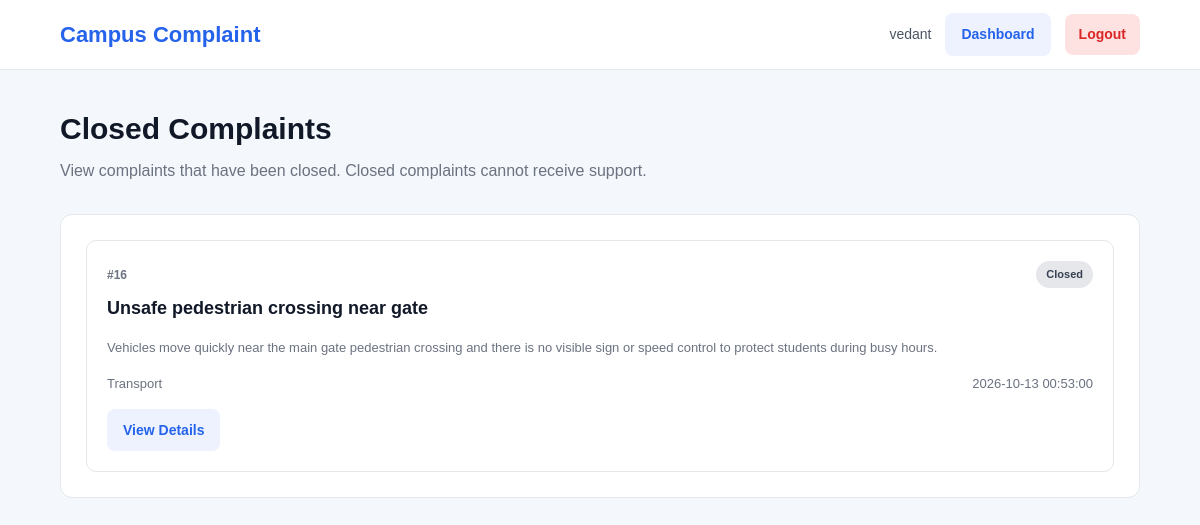
Screenshot of /closed-complaints (signed in) with the database file from the repository.
### tables this page shows
CREATE TABLE complaints (
            id INTEGER PRIMARY KEY AUTOINCREMENT,

            student_id INTEGER NOT NULL,

            title TEXT NOT NULL,
            description TEXT NOT NULL,

            category TEXT NOT NULL,

            department_id INTEGER,

            location TEXT,

            priority TEXT DEFAULT 'Medium',

            status TEXT DEFAULT 'New',

            assigned_to INTEGER,

            resolution TEXT,

            created_at TIMESTAMP DEFAULT CURRENT_TIMESTAMP,
            updated_at TIMESTAMP DEFAULT CURRENT_TIMESTAMP,
            resolved_at TIMESTAMP,

            FOREIGN KEY (student_id)
                REFERENCES students(id)
                ON DELETE CASCADE,

            FOREIGN KEY (department_id)
                REFERENCES departments(id)
                ON DELETE SET NULL,

            FOREIGN KEY (assigned_to)
                REFERENCES admins(id)
                ON DELETE SET NULL
        );

### app.py (the view)
@app.route("/closed-complaints")
def closed_complaints():
    if session.get("user_type") != "student":
        return redirect(url_for("login"))
    conn = get_db_connection()
    complaints = conn.execute(
        """
        SELECT id, title, description, category, status, created_at
        FROM complaints
        WHERE status = 'Closed'
        ORDER BY created_at DESC
        """
    ).fetchall()
    conn.close()
    return render_template(
        "closed_complaints.html",
        complaints=complaints
    )

### app.py (called while the page is built, shortened)
def close_expired_resolved_complaints():
    conn = get_db_connection()
    try:
        expired = conn.execute(
            """
            SELECT id
            FROM complaints
            WHERE status = 'Resolved'
              AND resolved_at IS NOT NULL
              AND datetime(resolved_at) <= datetime('now', '-24 hours')
            """
        ).fetchall()
        if not expired:
            return
    finally:
        conn.close()

@app.before_request
def automatically_close_expired_complaints():
    close_expired_resolved_complaints()

### database.py (called while the page is built)
def get_db_connection():
    conn = sqlite3.connect(DATABASE_PATH)
    conn.row_factory = sqlite3.Row
    conn.execute("PRAGMA foreign_keys = ON")
    return conn

### templates/closed_complaints.html (shortened to what this page needs)
<!DOCTYPE html>
<html lang="en">
<head>
    <link rel="stylesheet"
          href="{{ url_for('static', filename='css/style.css') }}">
</head>
<body>
<nav class="navbar">
    <div class="navbar-brand">
        <h2>Campus Complaint</h2>
    </div>
    <div class="navbar-user">
        <span>{{ session.get('user_name') }}</span>
        <a href="{{ url_for('student_dashboard') }}"
           class="secondary-btn">Dashboard</a>
        <a href="{{ url_for('logout') }}"
           class="logout-btn">Logout</a>
    </div>
</nav>
<div class="dashboard-container">
    <div class="dashboard-header">
        <div>
            <h1>Closed Complaints</h1>
            <p>View complaints that have been closed. Closed complaints cannot receive support.</p>
        </div>
    </div>
    <div class="dashboard-section">
        {% if complaints %}
            <div class="community-page-list">
                {% for complaint in complaints %}
                    <article class="community-page-item">
                        <div class="complaint-card-header">
                            <div>
                                <span class="complaint-id">#{{ complaint['id'] }}</span>
                                <h2>{{ complaint['title'] }}</h2>
                            </div>
                            <span class="status status-closed">Closed</span>
                        </div>
                        <p class="complaint-description">
                            {{ complaint['description'][:180] }}
                        </p>
                        <div class="community-page-meta">
                            <span>{{ complaint['category'] }}</span>
                            <span>{{ complaint['created_at'] }}</span>
                        </div>
                        <a href="{{ url_for('complaint_details', complaint_id=complaint['id']) }}"
                           class="secondary-btn">View Details</a>
                    </article>
                {% endfor %}
            </div>
        {% else %}
            <div class="empty-state">
                <h3>No closed complaints</h3>
                <p>Closed complaints will appear here.</p>
            </div>
        {% endif %}
    </div>
</div>
</body>
</html>

### static/css/style.css (style rules this page uses)
* { margin: 0; padding: 0; box-sizing: border-box; }
html { scroll-behavior: smooth; }
body { font-family: Arial, Helvetica, sans-serif; background: #f4f7fb; color: #1f2937; line-height: 1.6; }
a { text-decoration: none; color: inherit; }
.navbar { width: 100%; min-height: 70px; background: #ffffff; border-bottom: 1px solid #e5e7eb; display: flex; align-items: center; justify-content: space-between; padding: 0 5%; position: sticky; top: 0; z-index: 100; }
.navbar-brand h2 { color: #2563eb; font-size: 22px; font-weight: 700; }
.navbar-user { display: flex; align-items: center; gap: 14px; }
.navbar-user span { font-size: 14px; color: #4b5563; }
.primary-btn, .secondary-btn, .login-btn, .logout-btn, .small-btn, .support-btn { display: inline-flex; align-items: center; justify-content: center; border: none; border-radius: 8px; cursor: pointer; font-size: 14px; font-weight: 600; transition: 0.2s; }
.secondary-btn { padding: 10px 16px; background: #eef2ff; color: #2563eb; }
.logout-btn { padding: 9px 14px; background: #fee2e2; color: #dc2626; }
.dashboard-container { width: 90%; max-width: 1400px; margin: 35px auto; }
.dashboard-header { display: flex; align-items: center; justify-content: space-between; gap: 20px; margin-bottom: 30px; }
.dashboard-header h1 { font-size: 30px; color: #111827; margin-bottom: 5px; }
.dashboard-header p { color: #6b7280; }
.dashboard-section { background: #ffffff; border: 1px solid #e5e7eb; border-radius: 12px; padding: 25px; margin-bottom: 25px; }
.complaint-card-header { display: flex; align-items: flex-start; justify-content: space-between; gap: 10px; margin-bottom: 15px; }
.complaint-id { font-size: 12px; color: #6b7280; font-weight: 600; }
.complaint-description { color: #6b7280; font-size: 13px; margin-bottom: 15px; }
.status { display: inline-flex; padding: 5px 10px; border-radius: 20px; font-size: 11px; font-weight: 700; white-space: nowrap; }
.status-closed { background: #e5e7eb; color: #374151; }
.community-page-list { display: grid; grid-template-columns: repeat(auto-fit, minmax(300px, 1fr)); gap: 18px; }
.community-page-item { padding: 20px; border: 1px solid #e5e7eb; border-radius: 10px; background: #ffffff; }
.community-page-item h2 { margin-top: 8px; color: #111827; font-size: 18px; }
.community-page-meta { display: flex; justify-content: space-between; gap: 12px; margin: 14px 0; color: #6b7280; font-size: 13px; }

### rows the page displays
complaints: id "16", title "Unsafe pedestrian crossing near gate", description "Vehicles move quickly near the main gate pedestrian crossing and there is no visible sign or speed control to protect students during busy hours.", category "Transport", created_at "2026-10-13 00:53:00"

### other values shown
{{ session.get('user_name') }} "vedant"
